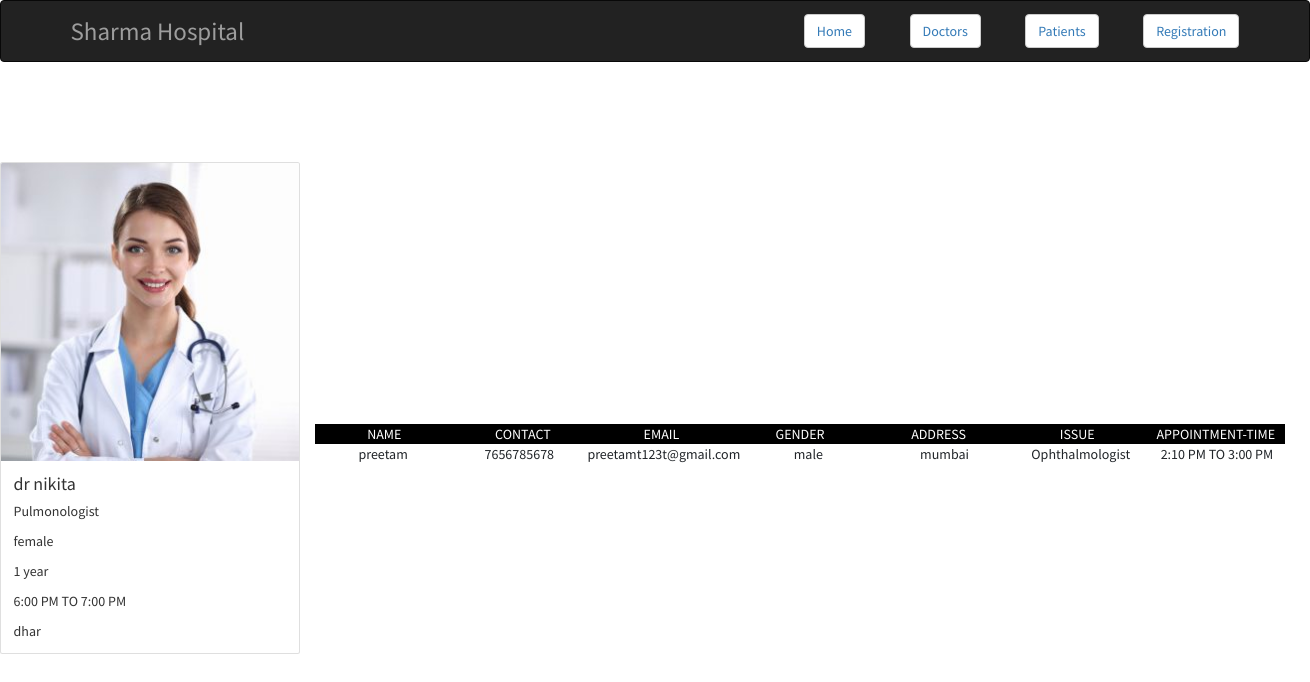
The app's page /name/dr nikita with its own data.
### app/models.py (models this page shows)
class DoctorRegistration(models.Model):
    name=models.CharField(max_length=50)
    specialist=models.ForeignKey(Issue_Category,on_delete=models.CASCADE)
    gender=models.CharField(choices=GENDER_CHOICES,max_length=50)
    experiance=models.CharField(max_length=50)
    available=models.BooleanField()
    appointment=models.CharField(choices=APPOINTMENT_TIME,max_length=100)
    image=models.ImageField(upload_to="doctor_image")
    address=models.CharField(max_length=100)

class Issue_Category(models.Model):
    Category_name=models.CharField(max_length=50,unique=True)
    def __str__(self):
        return self.Category_name

class PatientRegistration(models.Model):
    name=models.CharField(max_length=50)
    contact=models.CharField(max_length=50)
    email=models.EmailField(max_length=254)
    gender=models.CharField(choices=GENDER_CHOICES,max_length=50)
    address=models.CharField(max_length=50)
    issue=models.ForeignKey(Issue_Category,on_delete=models.CASCADE)
    select_doctor=models.CharField(max_length=100)
    appointment_time=models.CharField(choices=APPOINTMENT_TIME,max_length=100)

### app/views.py (the view)
# urls.py: path('name/<str:name>',views.patientsall,name='patients'),
def patientsall(request,name):
    patients=PatientRegistration.objects.filter(select_doctor=name)
    doctor=DoctorRegistration.objects.get(name=name)
    return render(request,'doctor.html',{'patients':patients,'doctor':doctor})

### app/templates/doctor.html (shortened to what this page needs)
<!DOCTYPE html>
<html lang="en">
<head>
  <link rel="stylesheet" href="https://cdn.jsdelivr.net/npm/bootstrap@4.6.2/dist/css/bootstrap.min.css">
  <link rel="stylesheet" href="https://maxcdn.bootstrapcdn.com/bootstrap/3.4.1/css/bootstrap.min.css">
</head>
<body>
	<nav class="navbar navbar-inverse">
		<div class="container-fluid">
		  <div class="navbar-header">
			<a class="navbar-brand" href="#" style="position:relative;margin-right:500px;font-size:25px;">Sharma Hospital</a>
		  </div>
		  <button type="button" class="btn btn-default"><a href="/table/">Home</a></button>
		  <button type="button" class="btn btn-default"><a href="">Doctors</a></button>
		  <button type="button" class="btn btn-default"><a href="">Patients</a></button>
		  <button type="button" class="btn btn-default"><a href="/registration/">Registration</a></button>
		</div>
	  </nav>
    {% if doctor %}
    <div class="card" style="width:300px;margin-top:100px;">
        <img class="card-img-top" src="{{doctor.image.url}}" alt="Card image">
        <div class="card-body">
          <h4 class="card-title">{{doctor.name}}</h4>
          <p class="card-text">{{doctor.specialist}}</p>
          <p class="card-text">{{doctor.gender}}</p>
          <p class="card-text">{{doctor.experiance}}</p>
          <p class="card-text">{{doctor.appointment}}</p>
          <p class="card-text">{{doctor.address}}</p>
        </div>
      </div>
    {% endif %}
    <div class="container" style="width:1000px;margin-left:300px;margin-top:-600px;">
        <div class="table">
            <div class="table-header">
                <div class="header__item"><a id="wins" class="filter__link filter__link--number" href="#">Name</a></div>
                <div class="header__item"><a id="draws" class="filter__link filter__link--number" href="#">Contact</a></div>
                <div class="header__item"><a id="losses" class="filter__link filter__link--number" href="#">Email</a></div>
                <div class="header__item"><a id="total" class="filter__link filter__link--number" href="#">Gender</a></div>
                <div class="header__item"><a id="total" class="filter__link filter__link--number" href="#">Address</a></div>
                <div class="header__item"><a id="total" class="filter__link filter__link--number" href="#">Issue</a></div>
                <div class="header__item"><a id="total" class="filter__link filter__link--number" href="#">Appointment-Time</a></div>
            </div>
            {% if patients %}
            {% for i in patients %}
            <div class="table-content">
                <div class="table-row">
                    <div class="table-data">{{i.name}}</div>
                    <div class="table-data">{{i.contact}}</div>
                    <div class="table-data">{{i.email}}</div>
                    <div class="table-data">{{i.gender}}</div>
                    <div class="table-data">{{i.address}}</div>
                    <div class="table-data">{{i.issue}}</div>
                    <div class="table-data">{{i.appointment_time}}</div>
                </div>
            </div>
            {% endfor %}
            {% endif %}
        </div>
    </div>
</body>
</html>

### app/templates/doctor.html (style rules this page uses)
*, *:before, *:after { box-sizing:border-box; }
body { padding:$base-spacing-unit; font-family:'Source Sans Pro', sans-serif; margin:0; }
h1,h2,h3,h4,h5,h6 { margin:0; }
.container { max-width: 1000px; margin-right:auto; margin-left:auto; display:flex; justify-content:center; align-items:center; min-height:100vh; }
.table { width:100%; border:1px solid $color-form-highlight; }
.table-header { display:flex; width:100%; background:#000; padding:($half-spacing-unit * 1.5) 0; }
.table-data, .header__item { flex: 1 1 20%; text-align:center; }
.header__item { text-transform:uppercase; }

### records on screen
DoctorRegistration: image (picture), name "dr nikita", specialist "Pulmonologist", gender "female", experiance "1 year", appointment "6:00 PM TO 7:00 PM", address "dhar"
PatientRegistration: name "preetam", contact "7656785678", email "preetamt123t@gmail.com", gender "male", address "mumbai", issue "Ophthalmologist", appointment_time "2:10 PM TO 3:00 PM"
